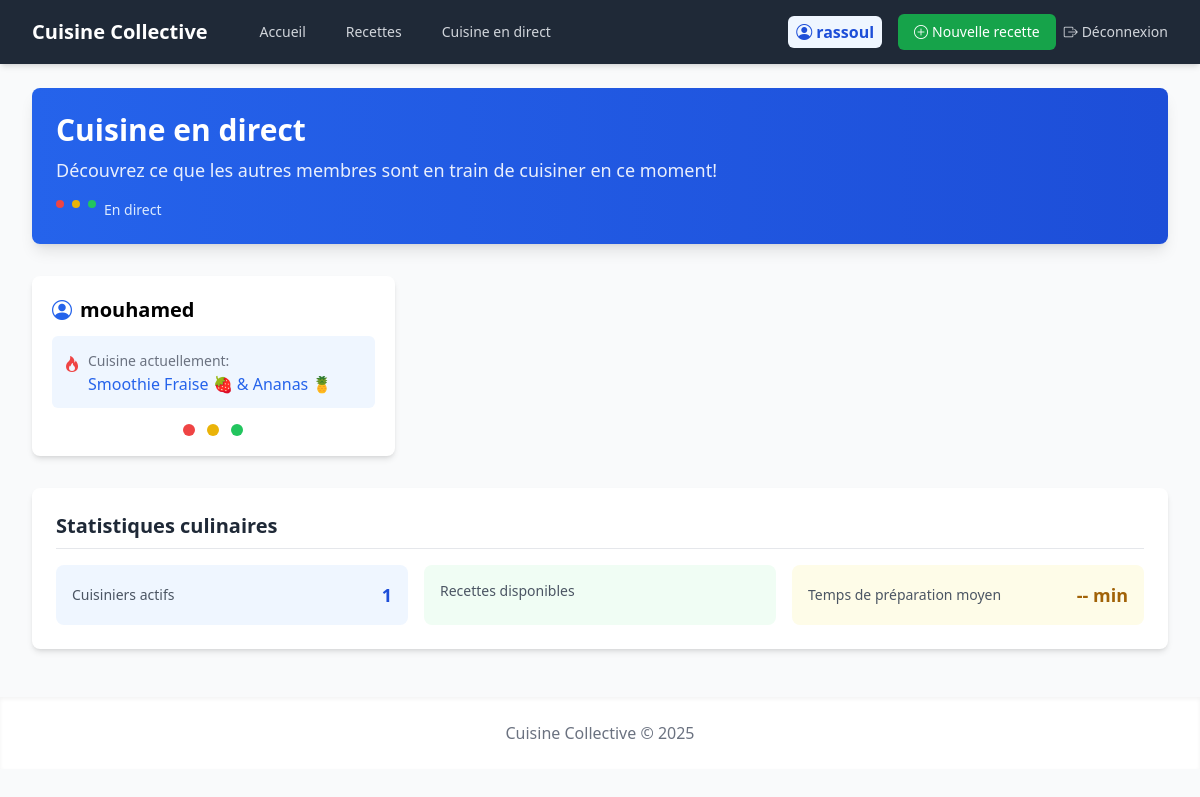
Screenshot of /live-cooking (signed in) with the database file from the repository.
### models/user.py (models this page shows, shortened)
class User(UserMixin, db.Model):
    id = db.Column(db.Integer, primary_key=True)
    username = db.Column(db.String(64), unique=True, index=True)
    email = db.Column(db.String(120), unique=True, index=True)
    password_hash = db.Column(db.String(128))
    recipes = db.relationship('Recipe', backref='author', lazy='dynamic', foreign_keys='Recipe.user_id')
    cooking_now = db.Column(db.Integer, db.ForeignKey('recipe.id'), nullable=True)
    date_joined = db.Column(db.DateTime, default=datetime.utcnow)

### models/recipe.py (models this page shows, shortened)
class Recipe(db.Model):
    id = db.Column(db.Integer, primary_key=True)
    title = db.Column(db.String(100), nullable=False)
    description = db.Column(db.Text)
    ingredients = db.Column(db.Text, nullable=False)
    instructions = db.Column(db.Text, nullable=False)
    cooking_time = db.Column(db.Integer)  # en minutes
    difficulty = db.Column(db.String(20))
    image_url = db.Column(db.String(200))
    date_posted = db.Column(db.DateTime, default=datetime.utcnow)
    user_id = db.Column(db.Integer, db.ForeignKey('user.id'), nullable=False)
    ratings = db.relationship('Rating', backref='recipe', lazy='dynamic')
    cooked_by = db.relationship('User', backref='cooking',
                            foreign_keys='User.cooking_now',
                            uselist=False)

### routes/live_routes.py (the view)
    @app.route('/live-cooking')
    def live_cooking():
        cooking_data = get_live_cooking()
        return render_template('recipes/live.html', cooking_data=cooking_data, title='Cuisine en direct')

### app.py (called while the page is built)
def create_app():
    app = Flask(__name__)
    app.config.from_object(Config)
    db.init_app(app)
    login_manager.init_app(app)
    login_manager.login_view = 'login'
    socketio.init_app(app)
    migrate.init_app(app, db)
    @app.context_processor
    def utility_processor():
        return {
            'now': datetime.utcnow
        }
    with app.app_context():
        from routes.auth_routes import register_auth_routes
        from routes.recipe_routes import register_recipe_routes
        from routes.live_routes import register_live_routes
        register_auth_routes(app)
        register_recipe_routes(app)
        register_live_routes(app)
    return app

### models/user.py (called while the page is built)
@login_manager.user_loader
def load_user(id):
    return User.query.get(int(id))

### routes/live_routes.py (called while the page is built)
def register_live_routes(app):
    @app.route('/live-cooking')
    def live_cooking():
        cooking_data = get_live_cooking()
        return render_template('recipes/live.html', cooking_data=cooking_data, title='Cuisine en direct')
    @app.route('/api/live-cooking')
    def api_live_cooking():
        cooking_data = get_live_cooking()
        return jsonify(cooking_data)
    @socketio.on('connect')
    def handle_connect():
        print('Client connecté')
    @socketio.on('disconnect')
    def handle_disconnect():
        print('Client déconnecté')

### services/recipe_service.py (called while the page is built)
def get_live_cooking():
    cooks = User.query.filter(User.cooking_now.isnot(None)).all()
    cooking_data = []
    for cook in cooks:
        recipe = Recipe.query.get(cook.cooking_now)
        if recipe:
            cooking_data.append({
                'user': cook.username,
                'recipe_id': recipe.id,
                'recipe_title': recipe.title
            })
    return cooking_data

### templates/recipes/live.html (shortened to what this page needs)
{% extends 'base.html' %} {% block title %}Cuisine en direct{% endblock %} {%
block content %}
<div
	class="bg-gradient-to-r from-blue-600 to-blue-700 text-white rounded-lg shadow-lg p-6 mb-8"
>
	<h1 class="text-3xl font-bold mb-2">Cuisine en direct</h1>
	<p class="text-lg opacity-90">
		Découvrez ce que les autres membres sont en train de cuisiner en ce
		moment!
	</p>
	<div class="mt-4 flex space-x-2">
		<div class="animate-pulse h-2 w-2 rounded-full bg-red-500"></div>
		<div class="animate-pulse h-2 w-2 rounded-full bg-yellow-500"></div>
		<div class="animate-pulse h-2 w-2 rounded-full bg-green-500"></div>
		<span class="text-sm ml-1 text-blue-100">En direct</span>
	</div>
</div>
<div
	id="live-cooking-list"
	class="grid grid-cols-1 md:grid-cols-2 lg:grid-cols-3 gap-6 mb-8"
>
	{% if cooking_data %} {% for cook in cooking_data %}
	<div
		class="bg-white rounded-lg shadow-md overflow-hidden hover:shadow-lg transition-all duration-300 transform hover:-translate-y-1"
	>
		<div class="p-5">
			<h5 class="text-xl font-semibold mb-3 flex items-center">
				<i class="bi bi-person-circle mr-2 text-blue-600"></i>
				{{ cook.user }}
			</h5>
			<div class="bg-blue-50 rounded-md p-3 mb-4">
				<p class="text-gray-700 flex items-start">
					<i class="bi bi-fire mr-2 text-red-500 mt-1"></i>
					<span>
						<span class="text-sm text-gray-500"
							>Cuisine actuellement:</span
						><br />
						<a
							href="{{ url_for('recipe_detail', recipe_id=cook.recipe_id) }}"
							class="text-blue-600 hover:underline font-medium"
						>
							{{ cook.recipe_title }}
						</a>
					</span>
				</p>
			</div>
			<div class="flex justify-center items-center space-x-3">
				<div
					class="animate-pulse h-3 w-3 rounded-full bg-red-500"
				></div>
				<div
					class="animate-pulse delay-75 h-3 w-3 rounded-full bg-yellow-500"
				></div>
				<div
					class="animate-pulse delay-150 h-3 w-3 rounded-full bg-green-500"
				></div>
			</div>
		</div>
	</div>
	{% endfor %} {% endif %}
</div>
<div class="bg-white rounded-lg shadow-md p-6 mb-6">
	<h2
		class="text-xl font-bold mb-4 text-gray-800 pb-2 border-b border-gray-200"
	>
		Statistiques culinaires
	</h2>
	<div class="grid grid-cols-1 md:grid-cols-3 gap-4">
		<div class="bg-blue-50 p-4 rounded-lg">
			<div class="flex justify-between items-center">
				<span class="text-sm text-gray-600">Cuisiniers actifs</span>
				<span class="text-lg font-bold text-blue-700"
					>{{ cooking_data|length if cooking_data else 0 }}</span
				>
			</div>
		</div>
		<div class="bg-green-50 p-4 rounded-lg">
			<div class="flex justify-between items-center">
				<span class="text-sm text-gray-600">Recettes disponibles</span>
			</div>
		</div>
		<div class="bg-yellow-50 p-4 rounded-lg">
			<div class="flex justify-between items-center">
				<span class="text-sm text-gray-600"
					>Temps de préparation moyen</span
				>
				<span class="text-lg font-bold text-yellow-700"
					>{{ avg_time|default('-- min') }}</span
				>
			</div>
		</div>
	</div>
</div>
{% endblock %}

### templates/base.html (shortened to what this page needs)
<!DOCTYPE html>
<html lang="fr">
<head>
    <link rel="stylesheet" href="https://cdn.jsdelivr.net/npm/bootstrap-icons@1.11.0/font/bootstrap-icons.css">
    <link rel="stylesheet" href="{{ url_for('static', filename='css/output.css') }}">
</head>
<body class="bg-gray-50">
    <nav class="bg-gray-800 shadow-md mb-6">
        <div class="max-w-7xl mx-auto px-4 sm:px-6 lg:px-8">
            <div class="flex items-center justify-between h-16">
                <div class="flex items-center">
                    <a href="{{ url_for('home') }}" class="text-white font-bold text-xl">Cuisine Collective</a>
                    <div class="hidden md:block ml-10">
                        <div class="flex items-baseline space-x-4">
                            <a href="{{ url_for('home') }}" class="text-gray-300 hover:bg-gray-700 hover:text-white px-3 py-2 rounded-md text-sm font-medium">Accueil</a>
                            <a href="{{ url_for('recipes_list') }}" class="text-gray-300 hover:bg-gray-700 hover:text-white px-3 py-2 rounded-md text-sm font-medium">Recettes</a>
                            <a href="{{ url_for('live_cooking') }}" class="text-gray-300 hover:bg-gray-700 hover:text-white px-3 py-2 rounded-md text-sm font-medium">Cuisine en direct</a>
                        </div>
                    </div>
                </div>
                <div class="flex items-center">
                    {% if current_user.is_authenticated %}
                        <span class="user-badge mr-4">
                            <i class="bi bi-person-circle mr-1"></i>
                            <span class="font-semibold">{{ current_user.username }}</span>
                        </span>
                        <a href="{{ url_for('recipe_create') }}" class="btn btn-success mr-2 text-sm">
                            <i class="bi bi-plus-circle mr-1"></i>Nouvelle recette
                        </a>
                        <a href="{{ url_for('logout_route') }}" class="text-gray-300 hover:text-white text-sm">
                            <i class="bi bi-box-arrow-right mr-1"></i>Déconnexion
                        </a>
                    {% endif %}
                </div>
            </div>
        </div>
    </nav>
    <div class="max-w-7xl mx-auto px-4 sm:px-6 lg:px-8">
        {% block content %}{% endblock %}
    </div>
    <footer class="py-6 mt-12 bg-white shadow-inner">
        <div class="max-w-7xl mx-auto px-4 sm:px-6 lg:px-8 text-center text-gray-500">
            <p>Cuisine Collective © {{ now().year }}</p>
        </div>
    </footer>
</body>
</html>

### rows the page displays
User: username "rassoul"
User: user "mouhamed"
Recipe: recipe_title "Smoothie Fraise 🍓 & Ananas 🍍"

### other values shown
{{ cooking_data|length if cooking_data else 0 }} "1"
{{ avg_time|default('-- min') }} "-- min"
